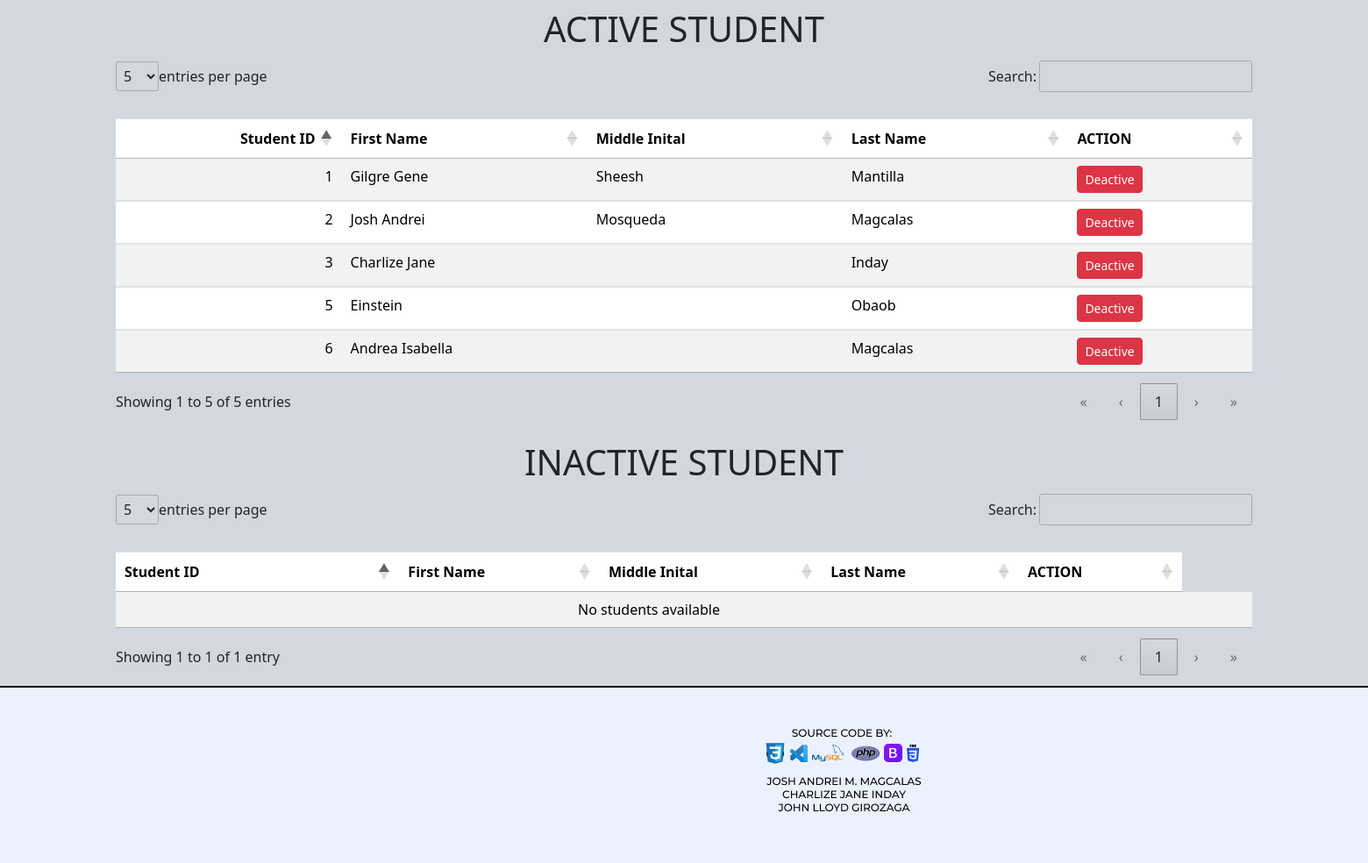
The page /website/student-listing.php (lower part) on the database as committed earlier.
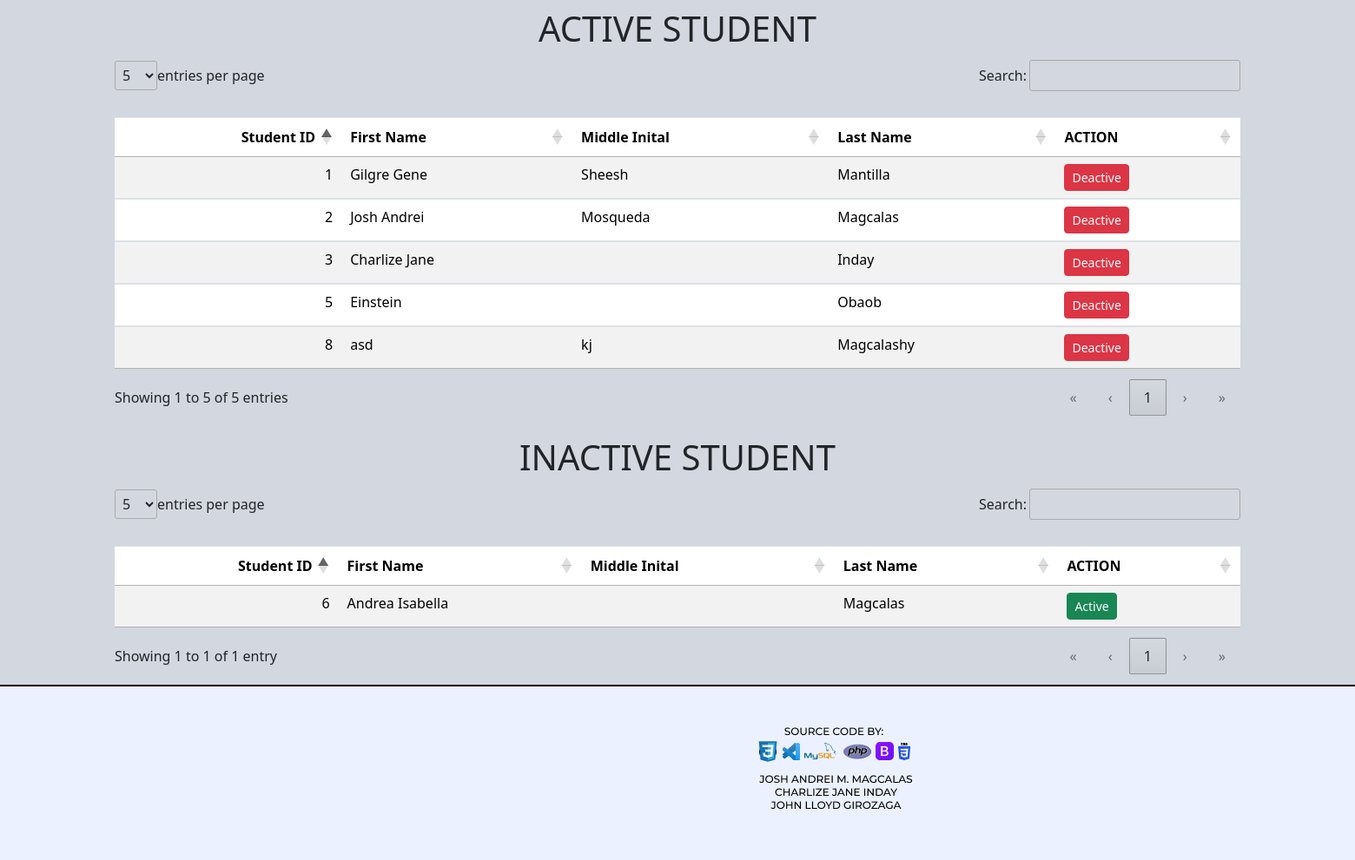
The same page on the database as committed later.
### tables this page shows
CREATE TABLE `tbl_student_info` (
  `student_id` int(11) NOT NULL,
  `enroll_category` enum('Nursery','Kindergarten_1','Kindergarten_2') DEFAULT NULL,
  `schoolyear` varchar(10) DEFAULT NULL,
  `last_name` varchar(50) NOT NULL,
  `first_name` varchar(100) NOT NULL,
  `middle_name` varchar(50) DEFAULT NULL,
  `street` text NOT NULL,
  `city` varchar(50) DEFAULT NULL,
  `zip_code` int(4) NOT NULL,
  `birthdate` date NOT NULL,
  `sex` enum('Male','Female') NOT NULL,
  `parent1` varchar(50) DEFAULT NULL,
  `parent1_contact` int(12) DEFAULT NULL,
  `parent2` varchar(50) DEFAULT NULL,
  `parent2_contact` int(12) DEFAULT NULL,
  `emergency_fullname` varchar(50) NOT NULL,
  `emergency_relationship` enum('mother','father','guardian','others') NOT NULL,
  `emergency_address` text NOT NULL,
  `emergency_contact_no` int(12) NOT NULL,
  `created_by` int(11) DEFAULT NULL,
  `date_created` timestamp NOT NULL DEFAULT current_timestamp(),
  `updated_by` int(11) DEFAULT NULL,
  `date_updated` timestamp NOT NULL DEFAULT current_timestamp(),
  `isactive` tinyint(1) NOT NULL
);

### website/student-listing.php (the view, shortened to what the changed rows need)
<?php
include "../database/dbconnect.php";
try {
    $nursery_students = [];
    $kindergarten1_students = [];
    $kindergarten2_students = [];
    $active_students = [];
    $inactive_students = [];
    $queries = [
        "SELECT
            student_id,
            first_name,
            middle_name,
            last_name
	    FROM
		    tbl_student_info
	    WHERE
		    enroll_category ='Nursery';",
        "SELECT
            student_id,
            first_name,
            middle_name,
            last_name
        FROM
            tbl_student_info
        WHERE
            enroll_category ='Kindergarten_1';",
        "SELECT
            student_id,
            first_name,
            middle_name,
            last_name
        FROM
            tbl_student_info
        WHERE
            enroll_category ='Kindergarten_2';",
        "SELECT
            student_id,
            first_name,
            middle_name,
            last_name
        FROM
            tbl_student_info
        WHERE
            isactive = 1;",
        "SELECT
            student_id,
            first_name,
            middle_name,
            last_name
        FROM
            tbl_student_info
        WHERE
            isactive = 0;"
    ];
    foreach ($queries as $index => $query) {
        if ($conn->multi_query($query)) {
            do {
                if ($result = $conn->store_result()) {
                    while ($row = $result->fetch_assoc()) {
                        if ($index == 0) {
                            $nursery_students[] = $row;
                        } elseif ($index == 1) {
                            $kindergarten1_students[] = $row;
                        } elseif ($index == 2) {
                            $kindergarten2_students[] = $row;
                        } elseif ($index == 3) {
                            $active_students[] = $row;
                        } elseif ($index == 4) {
                            $inactive_students[] = $row;
                        }
                    }
                }
            } while ($conn->next_result());
        } else {
            throw new Exception("Query Failed: " . $conn->error);
        }
    }
} catch (Exception $e) {
    echo "Error: " . $e->getMessage();
}
?>
<!DOCTYPE html>
<html lang="en">
<head>
    <link rel="stylesheet" href="/bootstrap/css/bootstrap.css">
    <link rel="stylesheet" href="/DataTables/datatables.min.css">
    <link href="https://cdn.jsdelivr.net/npm/bootstrap@4.6.2/dist/css/bootstrap.min.css" rel="stylesheet">
    <link href="https://cdn.jsdelivr.net/npm/bootstrap@5.3.2/dist/css/bootstrap.min.css" rel="stylesheet">
    <link href="https://cdn.jsdelivr.net/npm/bootstrap-icons/font/bootstrap-icons.css" rel="stylesheet">
    <link rel="stylesheet" href="https://cdnjs.cloudflare.com/ajax/libs/font-awesome/6.7.2/css/all.min.css">
    <link rel="stylesheet" href="../DataTables/datatables.css">
    <link rel="stylesheet" href="https://cdn.datatables.net/1.13.6/css/jquery.dataTables.min.css">
</head>
<body>
        <div class="container mt-4">
        <h1 class="text-center">ACTIVE STUDENT</h1>
            <table id="nursery-list" class="table table-striped mt-3">
                <thead>
                    <tr>
                        <th>Student ID</th>
                        <th>First Name</th>
                        <th>Middle Inital</th>
                        <th>Last Name</th>
                        <th>ACTION</th>
                    </tr>
                </thead>
                <tbody>
                <?php if (!empty($active_students)): ?>
                    <?php foreach ($active_students as $row): ?>
                        <tr>
                            <td><?= htmlspecialchars($row['student_id']) ?></td>
                            <td><?= htmlspecialchars($row['first_name']) ?></td>
                            <td><?= htmlspecialchars($row['middle_name']) ?></td>
                            <td><?= htmlspecialchars($row['last_name']) ?></td>
                            <td>
                                <form action="../database/db_inactive_student.php" method="POST" onsubmit="return deactive('Are you sure you want to deactive this student?');" class="d-inline">
                                    <button type="submit" class="btn btn-danger btn-sm" > Deactive </button>
                                </form>
                            </td>
                        </tr>
                    <?php endforeach; ?>
                <?php else: ?>
                    <tr>
                        <td colspan="7" class="text-center">No students available</td>
                    </tr>
                <?php endif; ?>
                </tbody>
            </table>
    </div>
        <div class="container mt-4">
        <h1 class="text-center">INACTIVE STUDENT</h1>
            <table id="nursery-list" class="table table-striped mt-3">
                <thead>
                    <tr>
                        <th>Student ID</th>
                        <th>First Name</th>
                        <th>Middle Inital</th>
                        <th>Last Name</th>
                        <th>ACTION</th>
                    </tr>
                </thead>
                <tbody>
                <?php if (!empty($inactive_students)): ?>
                    <?php foreach ($inactive_students as $row): ?>
                        <tr>
                            <td><?= htmlspecialchars($row['student_id']) ?></td>
                            <td><?= htmlspecialchars($row['first_name']) ?></td>
                            <td><?= htmlspecialchars($row['middle_name']) ?></td>
                            <td><?= htmlspecialchars($row['last_name']) ?></td>
                            <td>
                                <form action="../database/db_active_student.php" method="POST" onsubmit="return active('Are you sure you want to active this student?');" class="d-inline">
                                    <button type="submit" class="btn btn-success btn-sm" > Active </button>
                                </form>
                            </td>
                        </tr>
                    <?php endforeach; ?>
                <?php else: ?>
                    <tr>
                        <td colspan="7" class="text-center">No students available</td>
                    </tr>
                <?php endif; ?>
                </tbody>
            </table>
    </div>
</body>
</html>

Rows that differ between the two databases and show on the page:
added tbl_student_info: student_id "8", first_name "asd", middle_name "kj", last_name "Magcalashy", shown under "ACTIVE STUDENT"
changed tbl_student_info "Andrea Isabella": moves from the list under "ACTIVE STUDENT" to the list under "INACTIVE STUDENT"
Other text that changed with them:
text no longer shown: "No students available"
